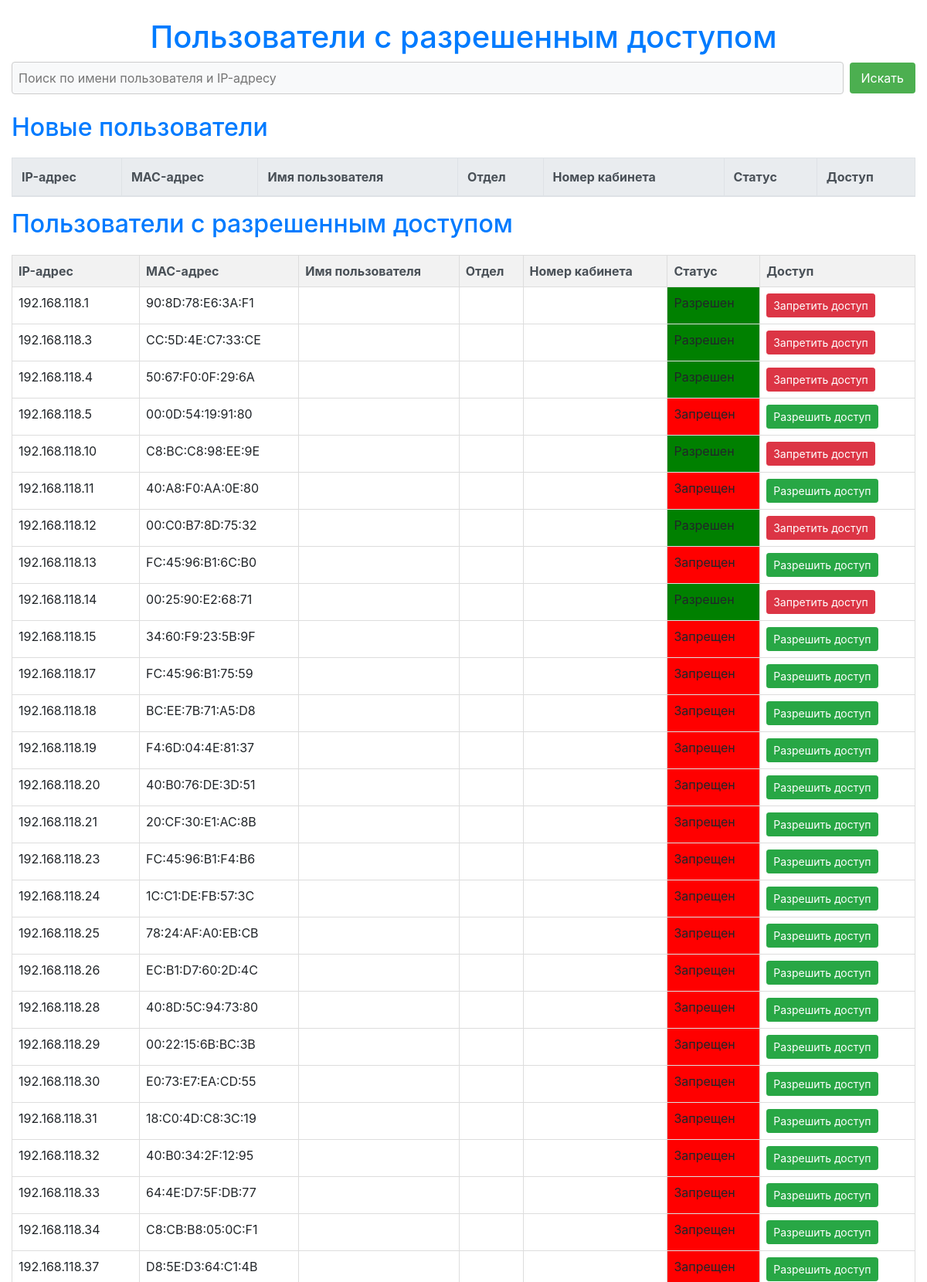
The app's page /users (signed in, upper part) with its own data.
### tables this page shows
CREATE TABLE users (
        id INTEGER PRIMARY KEY AUTOINCREMENT,
        ip_address TEXT,
        mac_address TEXT,
        username TEXT,
        department TEXT,
        number_cabinet TEXT,
        access_allowed BOOLEAN DEFAULT FALSE
    );

### app.py (the view)
@app.route('/users')
@login_required
def users():
    conn = sqlite3.connect('access_control.db')
    cursor = conn.cursor()
    cursor.execute('SELECT ip_address, mac_address, username, department, number_cabinet, access_allowed FROM users')
    users = cursor.fetchall()
    conn.close()
    return render_template('users.html', users=users)

### app.py (called while the page is built)
@login_manager.user_loader
def load_user(user_id):
    return User(user_id)

@app.context_processor
def inject_version():
    return dict(version=version.__version__)

### templates/users.html (shortened to what this page needs)
<!DOCTYPE html>
<html lang="en">
<head>
    <link rel="stylesheet" type="text/css" href="{{ url_for('static', filename='css/style.css') }}">
    <link rel="stylesheet" type="text/css" href="{{ url_for('static', filename='css/search.css') }}">
    <link rel="stylesheet" type="text/css" href="{{ url_for('static', filename='css/checkbox.css') }}">
    <link rel="stylesheet" href="https://stackpath.bootstrapcdn.com/bootstrap/4.3.1/css/bootstrap.min.css">
</head>
<body>
<div class="container-fluid">
    <div class="row">
        <div class="col-md-12">
            <h1 class="mt-4">Пользователи с разрешенным доступом</h1>
            <div id="searchContainer" class="mb-4">
                <input type="text" id="searchInput" onkeyup="filterUsers()" placeholder="Поиск по имени пользователя и IP-адресу">
                <button id="searchButton" onclick="filterUsers()" class="btn btn-primary">Искать</button>
            </div>
        </div>
    </div>
    <div class="row">
        <div class="col-md-12">
            <h2>Новые пользователи</h2>
            <table id="new_users" class="table table-bordered">
                <thead class="thead-light">
                    <tr>
                        <th>IP-адрес</th>
                        <th>MAC-адрес</th>
                        <th>Имя пользователя</th>
                        <th>Отдел</th>
                        <th>Номер кабинета</th>
                        <th>Статус</th>
                        <th>Доступ</th>
                    </tr>
                </thead>
            </table>
        </div>
    </div>
    <div class="row">
        <div class="col-md-12">
            <h2>Пользователи с разрешенным доступом</h2>
            <table id="usersTable" class="table table-bordered">
                <thead class="thead-light">
                    <tr>
                        <th>IP-адрес</th>
                        <th>MAC-адрес</th>
                        <th>Имя пользователя</th>
                        <th>Отдел</th>
                        <th>Номер кабинета</th>
                        <th>Статус</th>
                        <th>Доступ</th>
                    </tr>
                </thead>
                <tbody>
                    {% for user in users %}
                        <tr>
                            <td>{{ user[0] }}</td>
                            <td>{{ user[1] }}</td>
                            <td data-mac="{{ user[1] }}" contenteditable="true" onblur="saveChanges(this, '{{ user[1] }}', 'username')">{{ user[2] }}</td>
                            <td data-mac="{{ user[1] }}" contenteditable="true" onblur="saveChanges(this, '{{ user[1] }}', 'department')">{{ user[3] }}</td>
                            <td data-mac="{{ user[1] }}" contenteditable="true" onblur="saveChanges(this, '{{ user[1] }}', 'number_cabinet')">{{ user[4] }}</td>
                            <td id="status_{{ user[1] }}" style="background-color: {{ 'green' if user[5] else 'red' }}">
                                {{ "Разрешен" if user[5] is defined and user[5] else "Запрещен" }}
                            </td>
                            <td>
                                <button onclick="toggleAccess('{{ user[1] }}', {{ user[5] }})" class="btn btn-action btn-sm {{ 'btn-danger' if user[5] else 'btn-success' }}">
                                    {{ "Запретить" if user[5] else "Разрешить" }} доступ
                                </button>
                            </td>
                        </tr>
                    {% endfor %}
                </tbody>
            </table>
        </div>
    </div>
</div>
</body>
</html>

### static/css/style.css (style rules this page uses)
body { font-family: 'Segoe UI', Tahoma, Geneva, Verdana, sans-serif; background-color: #f8f9fa; margin: 0; padding: 0; }
h1 { text-align: center; margin-bottom: 30px; color: #007bff; }
input { width: 100%; padding: 12px; margin-bottom: 20px; box-sizing: border-box; border: 1px solid #ced4da; border-radius: 4px; background-color: #f8f9fa; color: #495057; }
button { background-color: #007bff; color: white; padding: 12px 20px; border: none; border-radius: 4px; cursor: pointer; }
body { font-family: 'Arial', sans-serif; background-color: #f8f9fa; }
h1, h2 { color: #007bff; margin-bottom: 20px; }
#searchContainer { margin-bottom: 20px; }
#searchInput { width: 60%; padding: 8px; margin-right: 8px; box-sizing: border-box; }
#searchButton { padding: 8px 16px; }
table { margin-top: 20px; }
th, td { text-align: center; vertical-align: middle; }
th { background-color: #007bff; color: white; }
.btn-action { min-width: 100px; }

### static/css/search.css (style rules this page uses)
table { border-collapse: collapse; width: 100%; }
th, td { border: 1px solid black; padding: 8px; text-align: left; }
th { background-color: #f2f2f2; }
#searchContainer { margin-bottom: 20px; display: flex; justify-content: space-between; align-items: center; }
#searchInput { padding: 8px; border: 1px solid #ccc; border-radius: 4px; flex-grow: 1; }
#searchButton { background-color: #4CAF50; color: white; border: none; padding: 8px 15px; border-radius: 4px; cursor: pointer; }
#newUsersTable, #usersTable { width: 100%; border-collapse: collapse; margin-top: 20px; }
#newUsersTable th, #usersTable th, #newUsersTable td, #usersTable td { border: 1px solid #ddd; padding: 8px; text-align: left; }
#newUsersTable th, #usersTable th { background-color: #f2f2f2; }
#searchContainer { margin-bottom: 20px; }

### records on screen
users: ip_address "192.168.118.1", mac_address "90:8D:78:E6:3A:F1", access_allowed "Разрешен", access_allowed "Запретить"
users: ip_address "192.168.118.3", mac_address "CC:5D:4E:C7:33:CE", access_allowed "Разрешен", access_allowed "Запретить"
users: ip_address "192.168.118.4", mac_address "50:67:F0:0F:29:6A", access_allowed "Разрешен", access_allowed "Запретить"
users: ip_address "192.168.118.5", mac_address "00:0D:54:19:91:80", access_allowed "Запрещен", access_allowed "Разрешить"
users: ip_address "192.168.118.10", mac_address "C8:BC:C8:98:EE:9E", access_allowed "Разрешен", access_allowed "Запретить"
users: ip_address "192.168.118.11", mac_address "40:A8:F0:AA:0E:80", access_allowed "Запрещен", access_allowed "Разрешить"
users: ip_address "192.168.118.12", mac_address "00:C0:B7:8D:75:32", access_allowed "Разрешен", access_allowed "Запретить"
users: ip_address "192.168.118.13", mac_address "FC:45:96:B1:6C:B0", access_allowed "Запрещен", access_allowed "Разрешить"
users: ip_address "192.168.118.14", mac_address "00:25:90:E2:68:71", access_allowed "Разрешен", access_allowed "Запретить"
users: ip_address "192.168.118.15", mac_address "34:60:F9:23:5B:9F", access_allowed "Запрещен", access_allowed "Разрешить"
users: ip_address "192.168.118.17", mac_address "FC:45:96:B1:75:59", access_allowed "Запрещен", access_allowed "Разрешить"
users: ip_address "192.168.118.18", mac_address "BC:EE:7B:71:A5:D8", access_allowed "Запрещен", access_allowed "Разрешить"
users: ip_address "192.168.118.19", mac_address "F4:6D:04:4E:81:37", access_allowed "Запрещен", access_allowed "Разрешить"
users: ip_address "192.168.118.20", mac_address "40:B0:76:DE:3D:51", access_allowed "Запрещен", access_allowed "Разрешить"
users: ip_address "192.168.118.21", mac_address "20:CF:30:E1:AC:8B", access_allowed "Запрещен", access_allowed "Разрешить"
users: ip_address "192.168.118.23", mac_address "FC:45:96:B1:F4:B6", access_allowed "Запрещен", access_allowed "Разрешить"
users: ip_address "192.168.118.24", mac_address "1C:C1:DE:FB:57:3C", access_allowed "Запрещен", access_allowed "Разрешить"
users: ip_address "192.168.118.25", mac_address "78:24:AF:A0:EB:CB", access_allowed "Запрещен", access_allowed "Разрешить"
users: ip_address "192.168.118.26", mac_address "EC:B1:D7:60:2D:4C", access_allowed "Запрещен", access_allowed "Разрешить"
users: ip_address "192.168.118.28", mac_address "40:8D:5C:94:73:80", access_allowed "Запрещен", access_allowed "Разрешить"
users: ip_address "192.168.118.29", mac_address "00:22:15:6B:BC:3B", access_allowed "Запрещен", access_allowed "Разрешить"
users: ip_address "192.168.118.30", mac_address "E0:73:E7:EA:CD:55", access_allowed "Запрещен", access_allowed "Разрешить"
users: ip_address "192.168.118.31", mac_address "18:C0:4D:C8:3C:19", access_allowed "Запрещен", access_allowed "Разрешить"
users: ip_address "192.168.118.32", mac_address "40:B0:34:2F:12:95", access_allowed "Запрещен", access_allowed "Разрешить"
users: ip_address "192.168.118.33", mac_address "64:4E:D7:5F:DB:77", access_allowed "Запрещен", access_allowed "Разрешить"
users: ip_address "192.168.118.34", mac_address "C8:CB:B8:05:0C:F1", access_allowed "Запрещен", access_allowed "Разрешить"
users: ip_address "192.168.118.37", mac_address "D8:5E:D3:64:C1:4B", access_allowed "Запрещен", access_allowed "Разрешить"
